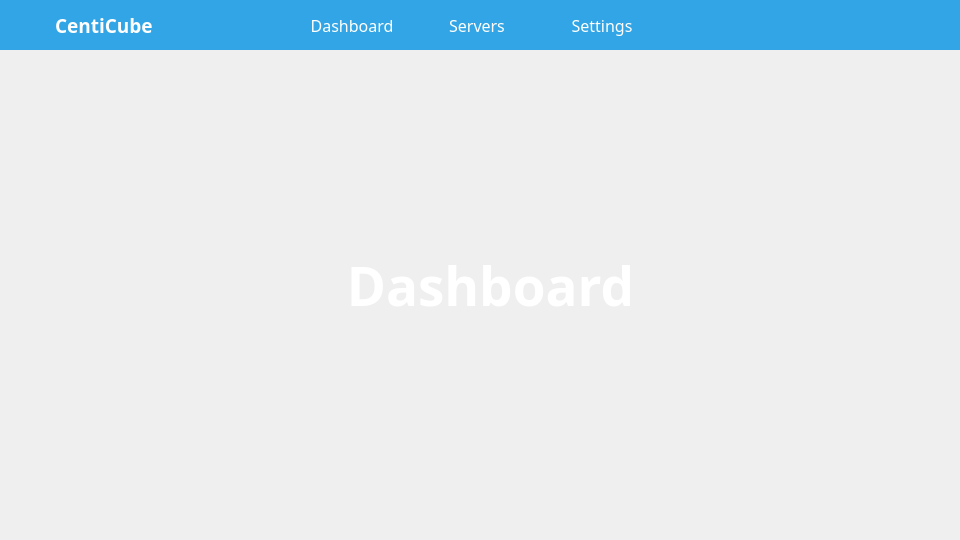
<?xml version="1.0" encoding="UTF-8"?>
<ui version="4.0">
 <class>MainWindow</class>
 <widget class="QMainWindow" name="MainWindow">
  <property name="geometry">
   <rect>
    <x>0</x>
    <y>0</y>
    <width>960</width>
    <height>540</height>
   </rect>
  </property>
  <property name="minimumSize">
   <size>
    <width>640</width>
    <height>360</height>
   </size>
  </property>
  <property name="font">
   <font>
    <pointsize>9</pointsize>
   </font>
  </property>
  <property name="windowTitle">
   <string>MainWindow</string>
  </property>
  <property name="styleSheet">
   <string notr="true">background-color: none;
border-style: none;
border-radius: 0px;
color: rgb(255, 255, 255);
text-align: center;
padding: 0px;
margin: 0px;
spacing: 0px;</string>
  </property>
  <widget class="QWidget" name="centralwidget">
   <layout class="QVBoxLayout" name="verticalLayout">
    <property name="spacing">
     <number>0</number>
    </property>
    <property name="leftMargin">
     <number>0</number>
    </property>
    <property name="topMargin">
     <number>0</number>
    </property>
    <property name="rightMargin">
     <number>0</number>
    </property>
    <property name="bottomMargin">
     <number>0</number>
    </property>
    <item>
     <widget class="QFrame" name="Header">
      <property name="minimumSize">
       <size>
        <width>0</width>
        <height>50</height>
       </size>
      </property>
      <property name="maximumSize">
       <size>
        <width>16777215</width>
        <height>50</height>
       </size>
      </property>
      <property name="styleSheet">
       <string notr="true">QFrame {
	border-bottom: 0px solid rgb(100, 100, 100);
	background-color: rgb(50, 165, 230);
	color: rgb(255, 255, 255);
}</string>
      </property>
      <property name="frameShape">
       <enum>QFrame::StyledPanel</enum>
      </property>
      <property name="frameShadow">
       <enum>QFrame::Raised</enum>
      </property>
      <layout class="QHBoxLayout" name="HeaderLayout">
       <property name="spacing">
        <number>5</number>
       </property>
       <property name="leftMargin">
        <number>0</number>
       </property>
       <property name="topMargin">
        <number>0</number>
       </property>
       <property name="rightMargin">
        <number>0</number>
       </property>
       <property name="bottomMargin">
        <number>0</number>
       </property>
       <item>
        <widget class="QFrame" name="CentiCube">
         <property name="minimumSize">
          <size>
           <width>150</width>
           <height>50</height>
          </size>
         </property>
         <property name="frameShape">
          <enum>QFrame::StyledPanel</enum>
         </property>
         <property name="frameShadow">
          <enum>QFrame::Raised</enum>
         </property>
         <layout class="QHBoxLayout" name="horizontalLayout">
          <property name="spacing">
           <number>5</number>
          </property>
          <property name="leftMargin">
           <number>0</number>
          </property>
          <property name="topMargin">
           <number>0</number>
          </property>
          <property name="rightMargin">
           <number>0</number>
          </property>
          <property name="bottomMargin">
           <number>0</number>
          </property>
          <item>
           <widget class="QLabel" name="appLogo">
            <property name="minimumSize">
             <size>
              <width>50</width>
              <height>50</height>
             </size>
            </property>
            <property name="maximumSize">
             <size>
              <width>50</width>
              <height>50</height>
             </size>
            </property>
            <property name="text">
             <string/>
            </property>
            <property name="pixmap">
             <pixmap resource="../resources/resources.qrc">:/Logo/images/CentiCube.png</pixmap>
            </property>
            <property name="scaledContents">
             <bool>true</bool>
            </property>
           </widget>
          </item>
          <item>
           <widget class="QLabel" name="appName">
            <property name="font">
             <font>
              <family>Bahnschrift</family>
              <pointsize>14</pointsize>
              <bold>true</bold>
             </font>
            </property>
            <property name="text">
             <string>CentiCube</string>
            </property>
           </widget>
          </item>
         </layout>
        </widget>
       </item>
       <item>
        <spacer name="spacerL">
         <property name="orientation">
          <enum>Qt::Horizontal</enum>
         </property>
         <property name="sizeHint" stdset="0">
          <size>
           <width>100</width>
           <height>50</height>
          </size>
         </property>
        </spacer>
       </item>
       <item>
        <widget class="QFrame" name="Tabs">
         <property name="minimumSize">
          <size>
           <width>360</width>
           <height>50</height>
          </size>
         </property>
         <property name="styleSheet">
          <string notr="true">QPushButton {
	background-color: none;
	border-style: none;
}

QPushButton:checked {
	border-bottom: 2px solid rgb(255, 255, 255);
}</string>
         </property>
         <property name="frameShape">
          <enum>QFrame::StyledPanel</enum>
         </property>
         <property name="frameShadow">
          <enum>QFrame::Raised</enum>
         </property>
         <layout class="QHBoxLayout" name="horizontalLayout_3">
          <property name="spacing">
           <number>5</number>
          </property>
          <property name="leftMargin">
           <number>0</number>
          </property>
          <property name="topMargin">
           <number>0</number>
          </property>
          <property name="rightMargin">
           <number>0</number>
          </property>
          <property name="bottomMargin">
           <number>0</number>
          </property>
          <item>
           <widget class="QPushButton" name="dashboardButton">
            <property name="minimumSize">
             <size>
              <width>120</width>
              <height>50</height>
             </size>
            </property>
            <property name="font">
             <font>
              <family>Bahnschrift SemiLight</family>
              <pointsize>12</pointsize>
              <bold>false</bold>
             </font>
            </property>
            <property name="styleSheet">
             <string notr="true">text-align: center;
border-style: none;</string>
            </property>
            <property name="text">
             <string>Dashboard</string>
            </property>
            <property name="iconSize">
             <size>
              <width>20</width>
              <height>20</height>
             </size>
            </property>
            <property name="checkable">
             <bool>true</bool>
            </property>
            <property name="checked">
             <bool>true</bool>
            </property>
           </widget>
          </item>
          <item>
           <widget class="QPushButton" name="serverButton">
            <property name="minimumSize">
             <size>
              <width>120</width>
              <height>50</height>
             </size>
            </property>
            <property name="font">
             <font>
              <family>Bahnschrift SemiLight</family>
              <pointsize>12</pointsize>
              <bold>false</bold>
              <kerning>true</kerning>
             </font>
            </property>
            <property name="autoFillBackground">
             <bool>false</bool>
            </property>
            <property name="styleSheet">
             <string notr="true">text-align: center;
border-style: none;</string>
            </property>
            <property name="text">
             <string>Servers</string>
            </property>
            <property name="iconSize">
             <size>
              <width>20</width>
              <height>20</height>
             </size>
            </property>
            <property name="checkable">
             <bool>true</bool>
            </property>
           </widget>
          </item>
          <item>
           <widget class="QPushButton" name="settingButton">
            <property name="minimumSize">
             <size>
              <width>120</width>
              <height>50</height>
             </size>
            </property>
            <property name="font">
             <font>
              <family>Bahnschrift SemiLight</family>
              <pointsize>12</pointsize>
              <bold>false</bold>
             </font>
            </property>
            <property name="styleSheet">
             <string notr="true">text-align: center;
border-style: none;</string>
            </property>
            <property name="text">
             <string>Settings</string>
            </property>
            <property name="iconSize">
             <size>
              <width>20</width>
              <height>20</height>
             </size>
            </property>
            <property name="checkable">
             <bool>true</bool>
            </property>
           </widget>
          </item>
         </layout>
        </widget>
       </item>
       <item>
        <spacer name="spacerR">
         <property name="orientation">
          <enum>Qt::Horizontal</enum>
         </property>
         <property name="sizeHint" stdset="0">
          <size>
           <width>100</width>
           <height>50</height>
          </size>
         </property>
        </spacer>
       </item>
       <item>
        <widget class="QFrame" name="Windows">
         <property name="styleSheet">
          <string notr="true">QPushButton {
	background-color: none;
}

QPushButton:hover {
	background-color: rgb(0, 145, 225);
}</string>
         </property>
         <property name="frameShape">
          <enum>QFrame::StyledPanel</enum>
         </property>
         <property name="frameShadow">
          <enum>QFrame::Raised</enum>
         </property>
         <layout class="QHBoxLayout" name="WindowButton">
          <property name="spacing">
           <number>5</number>
          </property>
          <property name="leftMargin">
           <number>0</number>
          </property>
          <property name="topMargin">
           <number>0</number>
          </property>
          <property name="rightMargin">
           <number>0</number>
          </property>
          <property name="bottomMargin">
           <number>0</number>
          </property>
          <item>
           <widget class="QPushButton" name="minButton">
            <property name="minimumSize">
             <size>
              <width>50</width>
              <height>50</height>
             </size>
            </property>
            <property name="maximumSize">
             <size>
              <width>50</width>
              <height>50</height>
             </size>
            </property>
            <property name="text">
             <string/>
            </property>
            <property name="icon">
             <iconset resource="../resources/resources.qrc">
              <normaloff>:/Icons/icons/Minimize_White.png</normaloff>:/Icons/icons/Minimize_White.png</iconset>
            </property>
            <property name="iconSize">
             <size>
              <width>20</width>
              <height>20</height>
             </size>
            </property>
            <property name="checkable">
             <bool>true</bool>
            </property>
           </widget>
          </item>
          <item>
           <widget class="QPushButton" name="maxButton">
            <property name="sizePolicy">
             <sizepolicy hsizetype="Minimum" vsizetype="Fixed">
              <horstretch>0</horstretch>
              <verstretch>0</verstretch>
             </sizepolicy>
            </property>
            <property name="minimumSize">
             <size>
              <width>50</width>
              <height>50</height>
             </size>
            </property>
            <property name="maximumSize">
             <size>
              <width>50</width>
              <height>50</height>
             </size>
            </property>
            <property name="text">
             <string/>
            </property>
            <property name="icon">
             <iconset resource="../resources/resources.qrc">
              <normaloff>:/Icons/icons/Maximize_White.png</normaloff>:/Icons/icons/Maximize_White.png</iconset>
            </property>
            <property name="iconSize">
             <size>
              <width>20</width>
              <height>20</height>
             </size>
            </property>
            <property name="checkable">
             <bool>true</bool>
            </property>
           </widget>
          </item>
          <item>
           <widget class="QPushButton" name="closeButton">
            <property name="minimumSize">
             <size>
              <width>50</width>
              <height>50</height>
             </size>
            </property>
            <property name="maximumSize">
             <size>
              <width>50</width>
              <height>50</height>
             </size>
            </property>
            <property name="styleSheet">
             <string notr="true">QPushButton:hover {
	background-color: rgb(255, 45, 45);
}</string>
            </property>
            <property name="text">
             <string/>
            </property>
            <property name="icon">
             <iconset resource="../resources/resources.qrc">
              <normaloff>:/Icons/icons/Close_White.png</normaloff>:/Icons/icons/Close_White.png</iconset>
            </property>
            <property name="iconSize">
             <size>
              <width>20</width>
              <height>20</height>
             </size>
            </property>
            <property name="checkable">
             <bool>true</bool>
            </property>
           </widget>
          </item>
         </layout>
        </widget>
       </item>
      </layout>
     </widget>
    </item>
    <item>
     <widget class="QStackedWidget" name="Pages">
      <widget class="QWidget" name="dashboardPage">
       <widget class="QLabel" name="dashboardLabel">
        <property name="geometry">
         <rect>
          <x>320</x>
          <y>180</y>
          <width>341</width>
          <height>111</height>
         </rect>
        </property>
        <property name="font">
         <font>
          <family>Bahnschrift</family>
          <pointsize>40</pointsize>
          <bold>true</bold>
         </font>
        </property>
        <property name="text">
         <string>Dashboard</string>
        </property>
        <property name="scaledContents">
         <bool>true</bool>
        </property>
        <property name="alignment">
         <set>Qt::AlignCenter</set>
        </property>
       </widget>
      </widget>
      <widget class="QWidget" name="serverPage">
       <widget class="QLabel" name="serverLabel">
        <property name="geometry">
         <rect>
          <x>320</x>
          <y>180</y>
          <width>341</width>
          <height>111</height>
         </rect>
        </property>
        <property name="font">
         <font>
          <family>Bahnschrift</family>
          <pointsize>40</pointsize>
          <bold>true</bold>
         </font>
        </property>
        <property name="text">
         <string>Server Page</string>
        </property>
        <property name="scaledContents">
         <bool>true</bool>
        </property>
        <property name="alignment">
         <set>Qt::AlignCenter</set>
        </property>
       </widget>
      </widget>
     </widget>
    </item>
   </layout>
  </widget>
 </widget>
 <resources>
  <include location="../resources/resources.qrc"/>
 </resources>
 <connections/>
</ui>
